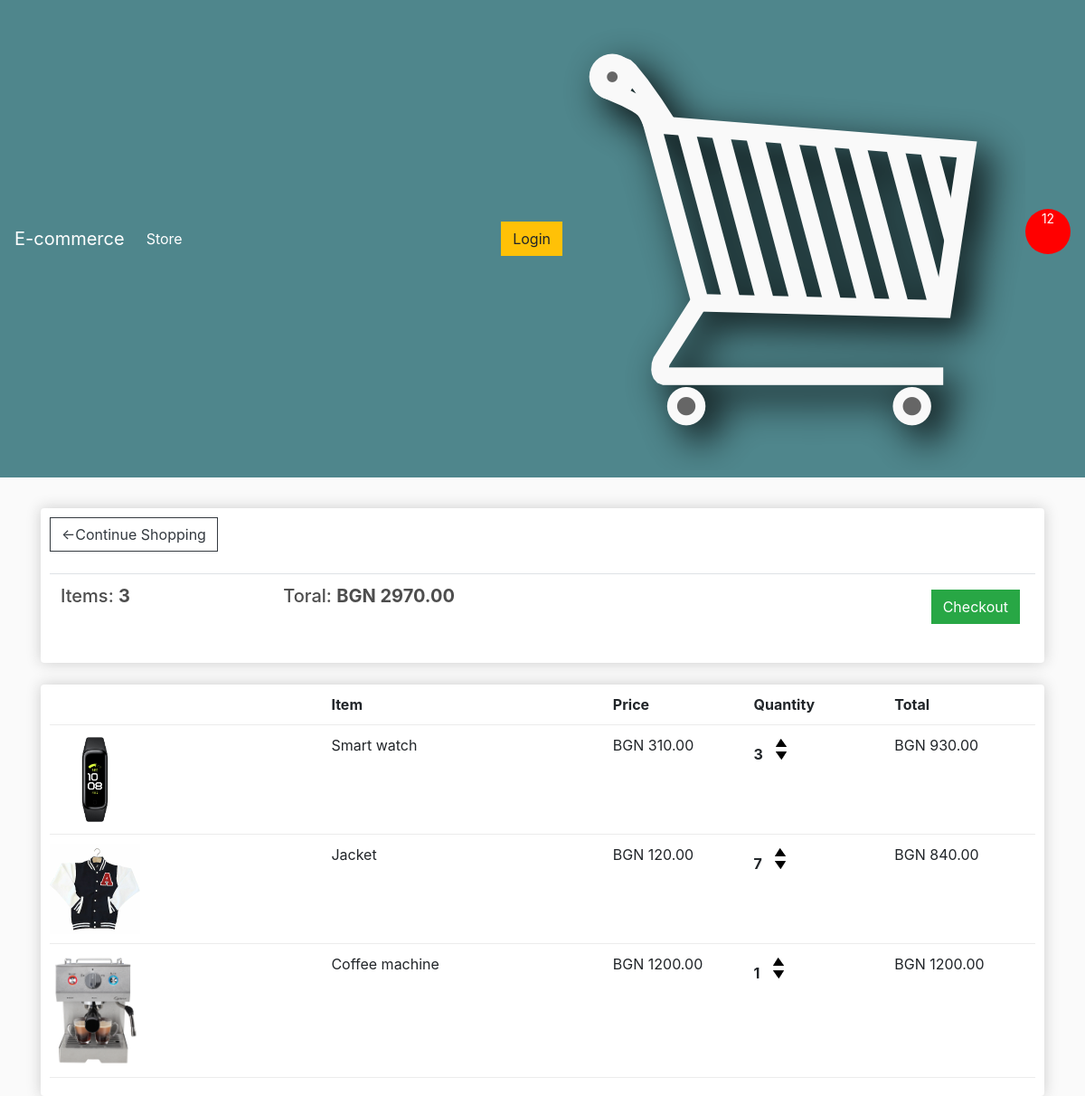
The app's page /cart/ (signed in) with its own data.
### ecommerce/store/models.py (models this page shows, shortened)
class Order(models.Model):
    customer = models.ForeignKey(Customer, on_delete=models.SET_NULL, null=True)
    date_ordered = models.DateTimeField(auto_now_add=True)
    complete = models.BooleanField(default=False)
    transaction_id = models.CharField(max_length=20, null=True, blank=True)
    @property
    def total_order_price(self):
        result = 0
        items = self.orderitem_set.all()
        for item in items:
            result += item.total_price
        return result

class OrderItem(models.Model):
    product = models.ForeignKey(Product, on_delete=models.DO_NOTHING)
    order = models.ForeignKey(Order, on_delete=models.CASCADE)
    quantity = models.IntegerField(default=0)
    data_added = models.DateTimeField(auto_now_add=True)
    @property
    def total_price(self):
        result = self.quantity*self.product.price
        return result

class Product(models.Model):
    name = models.CharField(max_length=20)
    price = models.FloatField()
    category = models.ForeignKey(Category, on_delete=models.CASCADE)
    image = models.ImageField(upload_to='static/images/', blank=True, null=True)

### ecommerce/store/views.py (the view)
# urls.py: path('cart/', cart, name='cart'),
def cart(request):
    if request.user.is_authenticated:
        customer = request.user.customer
        order, created = Order.objects.get_or_create(customer=customer, complete=False)
        items = order.orderitem_set.all()
    else:
        order = None
        items = []
    context = {
        'items': items,
        'order': order,
    }
    return render(request, 'cart.html', context)

### ecommerce/store/templates/cart.html
{% extends 'main.html' %}
{% load static %}
{% block content %}
    <div class="row">
        <div class="col-lg-12">
            <div class="box-element">
                <a class="btn btn-outline-dark" href="{% url 'store' %}">&#x2190;Continue Shopping</a>
                <br>
                <br>
                <table class="table">
                    <tr>
                        <th><h5>Items: <strong>{{ items|length }}</strong></h5></th>
                        <th><h5>Toral: <strong>BGN {{ order.total_order_price|floatformat:2 }}</strong></h5></th>
                        <th>
                            <a style="float: right; margin: 5px;" class="btn btn-success" href="{% url 'checkout' %}">Checkout</a>
                        </th>
                    </tr>
                </table>
            </div>
            <br>
            <div class="box-element">
                <div class="cart-row">
                    <div style="flex: 2"></div>
                    <div style="flex: 2"><strong>Item</strong></div>
                    <div style="flex: 1"><strong>Price</strong></div>
                    <div style="flex: 1"><strong>Quantity</strong></div>
                    <div style="flex: 1"><strong>Total</strong></div>
                </div>
                {% for item in items %}
                    <div class="cart-row">
                        <div style="flex: 2"><img class="row-image" src="{{ item.product.image.url }}" alt="No image"></div>
                        <div style="flex: 2"><p>{{ item.product.name }}</p></div>
                        <div style="flex: 1"><p>BGN {{ item.product.price|floatformat:2 }}</p></div>
                        <div style="flex: 1">
                            <p class="quantity">{{ item.quantity }}</p>
                            <div class="quantity">
                                <a href="{% url 'increase_quantity_of_ordered_item' item.pk %}"><img class="chg-quantity" src="{% static 'images/arrow-up.png' %}"></a>
                                <a href="{% url 'decrease_quantity_of_ordered_item' item.pk %}"><img class="chg-quantity" src="{% static 'images/arrow-down.png' %}"></a>
                            </div>
                        </div>
                        <div style="flex: 1"><p>BGN {{ item.total_price|floatformat:2 }}</p></div>
                    </div>
                {% endfor %}
            </div>
        </div>
    </div>
{% endblock %}

### static/css/main.css (style rules this page uses)
body { background-color: hsl(0, 0%, 98%); }
h1,h2,h3,h4,h5,h6 { color:hsl(0, 0%, 30%); }
.box-element { box-shadow:hsl(0, 0%, 80%) 0 0 16px; background-color: #fff; border-radius: 4px; padding: 10px; }
.col-lg-4, .col-lg-6, .col-lg-8, .col-lg-12 { margin-top: 10px; }
.btn { border-radius: 0; }
.row-image { width: 100px; }
.cart-row { display: flex; align-items: flex-stretch; padding-bottom: 10px; margin-bottom: 10px; border-bottom: 1px solid #ececec; }
.quantity { display: inline-block; font-weight: 700; padding-right:10px; }
.chg-quantity { width: 12px; cursor: pointer; display: block; margin-top: 5px; transition:.1s; }

### records on screen
Order: total_order_price "2970.00"
OrderItem: product.image (picture), product.name "Smart watch", product.price "310.00", quantity "3", total_price "930.00"
OrderItem: product.image (picture), product.name "Jacket", product.price "120.00", quantity "7", total_price "840.00"
OrderItem: product.image (picture), product.name "Coffee machine", product.price "1200.00", quantity "1", total_price "1200.00"

### other values on screen
{{ items|length }} "3"
